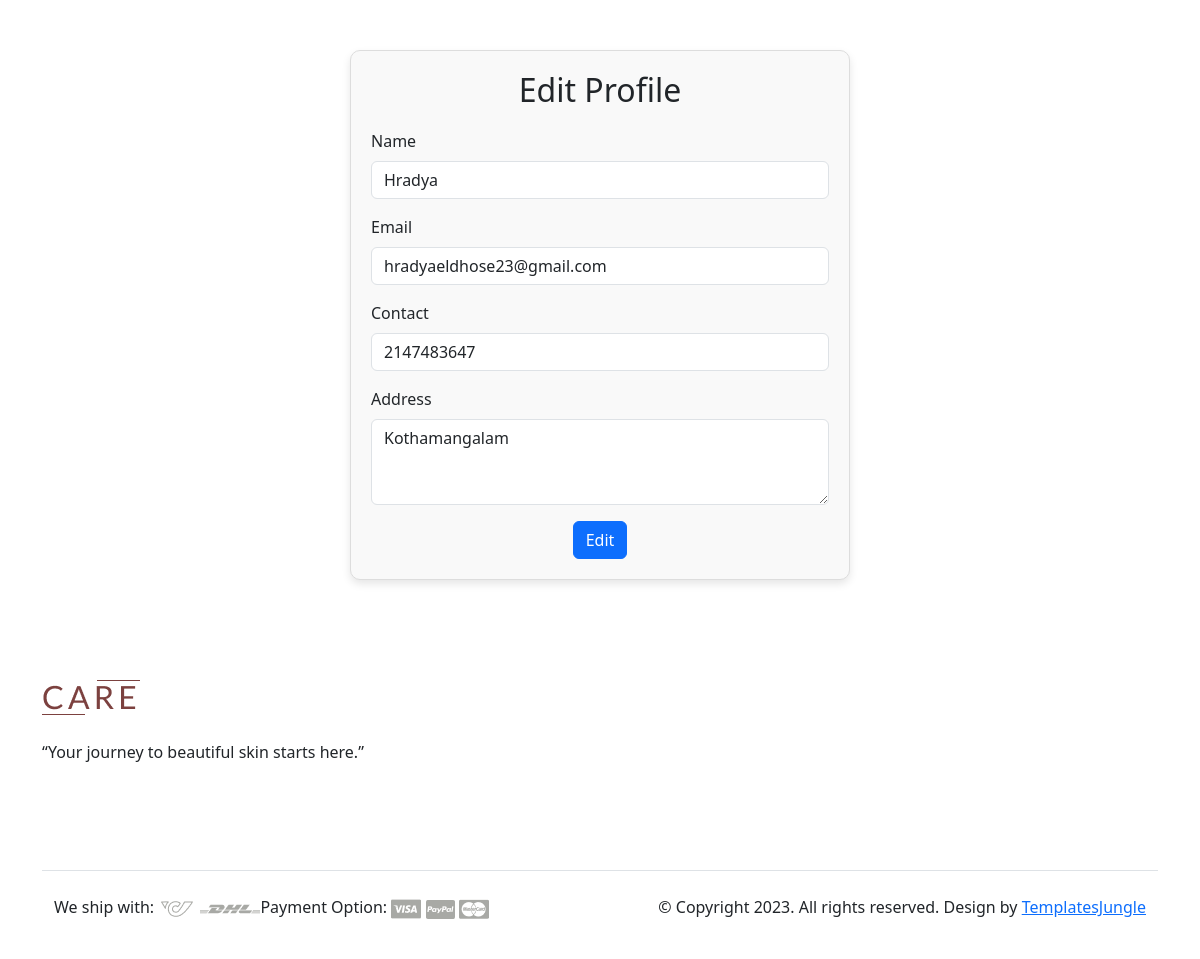
The page /Project/Seller/EditProfile.php (signed in) on the database its author committed.
### tables this page shows
CREATE TABLE `tbl_seller` (
  `seller_vstatus` int(11) NOT NULL DEFAULT 0,
  `seller_name` varchar(30) NOT NULL,
  `seller_id` int(11) NOT NULL,
  `seller_email` varchar(25) NOT NULL,
  `seller_password` varchar(20) NOT NULL,
  `seller_address` varchar(20) NOT NULL,
  `place_id` int(11) NOT NULL,
  `seller_logo` varchar(500) NOT NULL,
  `seller_proof` varchar(20) NOT NULL,
  `seller_doj` varchar(20) NOT NULL,
  `seller_contact` int(11) NOT NULL
);

### Project/Seller/EditProfile.php (the view, shortened to what this page needs)
<?php
include("../Assets/Connection/Connection.php");
			?>
<!DOCTYPE html PUBLIC "-//W3C//DTD XHTML 1.0 Transitional//EN" "http://www.w3.org/TR/xhtml1/DTD/xhtml1-transitional.dtd">
<html xmlns="http://www.w3.org/1999/xhtml">
<head>
    <link href="https://cdn.jsdelivr.net/npm/bootstrap@5.3.0-alpha1/dist/css/bootstrap.min.css" rel="stylesheet">
</head>
<?php
$SelQry="select * from tbl_seller where seller_id=".$_SESSION['sid'];
	$result=$Con->query($SelQry);
	$row=$result->fetch_assoc();
?>
<body>
<div class="container">
    <div class="form-container">
        <h2>Edit Profile</h2>
        <form id="form1" name="form1" method="post" action="">
            <div class="mb-3">
                <label for="txt_name" class="form-label">Name</label>
                <input type="text" class="form-control" id="txt_name" name="txt_name" value="<?php echo $row['seller_name']; ?>">
            </div>
            <div class="mb-3">
                <label for="txt_email" class="form-label">Email</label>
                <input type="email" class="form-control" id="txt_email" name="txt_email" value="<?php echo $row['seller_email']; ?>">
            </div>
            <div class="mb-3">
                <label for="txt_contact" class="form-label">Contact</label>
                <input type="text" class="form-control" id="txt_contact" name="txt_contact" value="<?php echo $row['seller_contact']; ?>">
            </div>
            <div class="mb-3">
                <label for="txt_address" class="form-label">Address</label>
                <textarea class="form-control" id="txt_address" name="txt_address" rows="3"><?php echo $row['seller_address']; ?></textarea>
            </div>
            <div class="text-center">
                <input type="submit" class="btn btn-primary" name="btn_edit" id="btn_edit" value="Edit">
            </div>
        </form>
    </div>
</div>
</body>
</html>
<?php
include("Foot.php");
?>

### Project/Seller/EditProfile.php (style rules this page uses)
.form-container { max-width: 500px; margin: 50px auto; padding: 20px; border: 1px solid #ddd; border-radius: 10px; background-color: #f9f9f9; box-shadow: 0 4px 8px rgba(0, 0, 0, 0.1); }
.form-container h2 { text-align: center; margin-bottom: 20px; }

### rows shown on the page
tbl_seller: txt_name "Hradya", txt_email "hradyaeldhose23@gmail.com", txt_contact "2147483647", txt_address "Kothamangalam"
